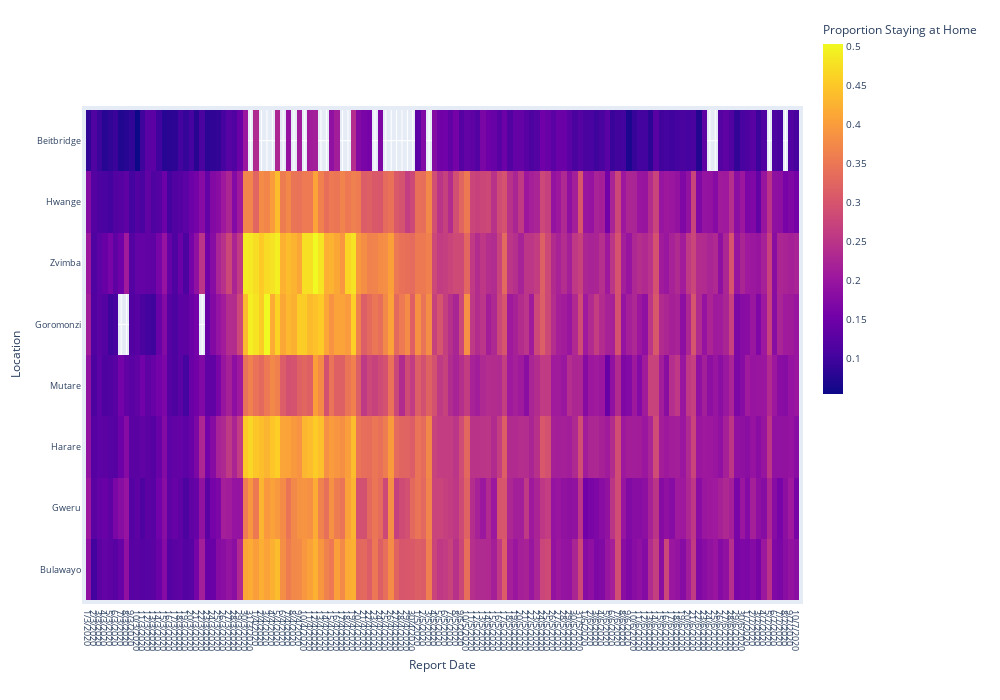

The code cell stored with this chart in its notebook:
### Code cell
fig = go.Figure(data=go.Heatmap(
        z=zimmobdf4['%Staying Put'],
        x=zimmobdf4['Date'],
        y=zimmobdf4['City'],       
        colorscale='plasma',
        colorbar=dict(thickness=20,lenmode='fraction',len=0.8,
                      tickcolor='black',tickfont=dict(size=10),y=0.8,
                     title='Proportion Staying at Home')
))

fig.update_layout(
    #title='Heat Map, Mobility in Zimbabwe, '+min_date+' to '+max_date, 
    titlefont=dict(size=14),
    yaxis_nticks=len(zimmobdf4['City'].unique()),
    xaxis_nticks=len(zimmobdf4['Date'].unique()),
    width=1000,
    height=700,
    yaxis=dict(title_text="Location", titlefont=dict(size=12),tickfont=dict(size=9)),
    xaxis=dict(title_text="Report Date",titlefont=dict(size=12),tickfont=dict(size=9)),
    margin=dict(l=50, r=50, b=100, t=100,pad=4)
)

fig.show()

### Figure 1 — Plotly figure (JSON) as saved in the notebook; plotly's stock layout.template omitted (floating-point values rounded to 4 significant figures; data arrays with more than 128 entries replaced by an {"elided": "..."} marker saying what was removed)
{"data": [{"colorbar": {"len": 0.8, "lenmode": "fraction", "thickness": 20, "tickcolor": "black", "tickfont": {"size": 10}, "title": {"text": "Proportion Staying at Home"}, "y": 0.8}, "colorscale": [[0, "#0d0887"], [0.1111, "#46039f"], [0.2222, "#7201a8"], [0.3333, "#9c179e"], [0.4444, "#bd3786"], [0.5556, "#d8576b"], [0.6667, "#ed7953"], [0.7778, "#fb9f3a"], [0.8889, "#fdca26"], [1, "#f0f921"]], "type": "heatmap", "x": {"elided": "1030 str values"}, "y": {"elided": "1030 str values"}, "z": {"elided": "1030 float values"}}], "layout": {"height": 700, "margin": {"b": 100, "l": 50, "pad": 4, "r": 50, "t": 100}, "title": {"font": {"size": 14}}, "width": 1000, "xaxis": {"nticks": 132, "tickfont": {"size": 9}, "title": {"font": {"size": 12}, "text": "Report Date"}}, "yaxis": {"nticks": 8, "tickfont": {"size": 9}, "title": {"font": {"size": 12}, "text": "Location"}}}}
